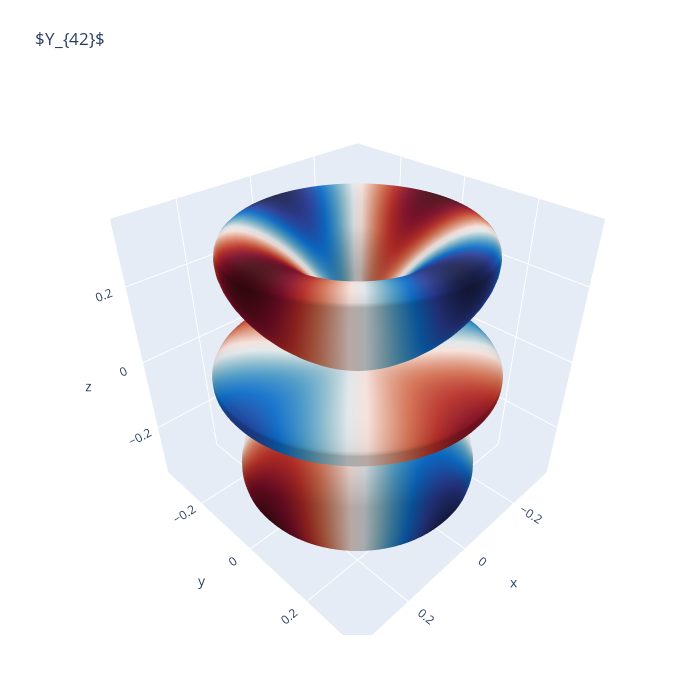

The notebook cell this image was saved under:
### Code cell
sph_harm_figure(4,2)

### Figure 1 — Plotly figure (JSON) as saved in the notebook; plotly's stock layout.template omitted (floating-point values rounded to 4 significant figures; data arrays with more than 128 entries replaced by an {"elided": "..."} marker saying what was removed)
{"data": [{"colorscale": [[0, "rgb(23, 28, 66)"], [0.09091, "rgb(41, 58, 143)"], [0.1818, "rgb(11, 102, 189)"], [0.2727, "rgb(69, 144, 185)"], [0.3636, "rgb(142, 181, 194)"], [0.4545, "rgb(210, 216, 219)"], [0.5455, "rgb(230, 210, 204)"], [0.6364, "rgb(213, 157, 137)"], [0.7273, "rgb(196, 101, 72)"], [0.8182, "rgb(172, 43, 36)"], [0.9091, "rgb(120, 14, 40)"], [1, "rgb(60, 9, 17)"]], "hoverinfo": "none", "opacity": 1, "showscale": false, "surfacecolor": {"elided": "100x100 float values"}, "type": "surface", "x": {"elided": "100x100 float values"}, "y": {"elided": "100x100 float values"}, "z": {"elided": "100x100 float values"}}], "layout": {"autosize": false, "height": 700, "margin": {"b": 65, "l": 65, "r": 50, "t": 90}, "title": {"text": "$Y_{42}$"}, "width": 700}}
